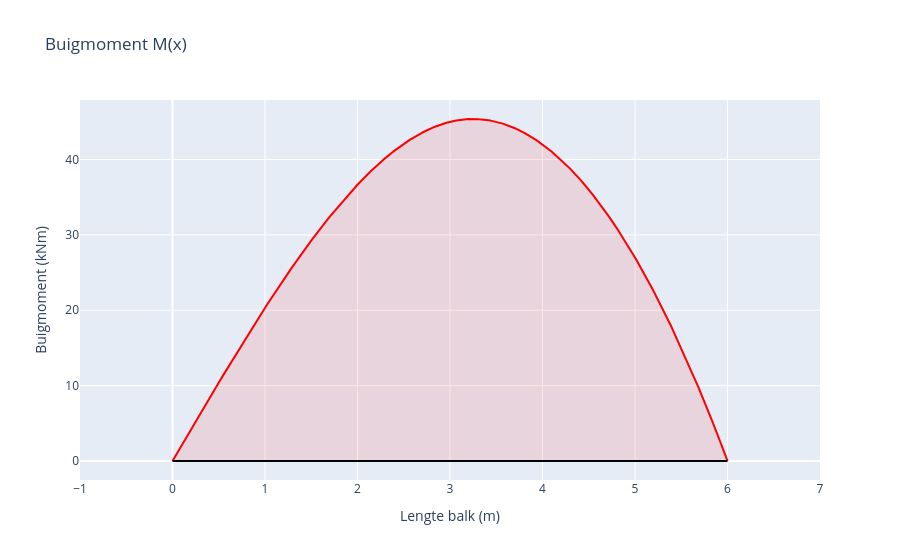

Notebook code for this chart:
### Markdown cell above
## Buigmomentgrafiek

### Code cell
layout = go.Layout(
    title="Buigmoment M(x)",
    xaxis=dict(dtick=1,title="Lengte balk (m)", range=[-1, lengteBalk+1]),
    yaxis=dict(title="Buigmoment (kNm)"),
    showlegend=False
)

line = go.Scatter(
    x=X,
    y= sum(bendingMoment),
    mode='lines',
    name='Buigmoment (kNm)',
    fill = 'tonexty',
    line_color='red',
    fillcolor='rgba(255,0,0,0.1)'
)

axis = go.Scatter(
    x= [0,lengteBalk],
    y= [0,0],
    mode='lines',
    line_color='black'
)

fig= go.Figure(data=[line, axis], layout=layout)
fig.show()

### Figure 1 — Plotly figure (JSON) as saved in the notebook; plotly's stock layout.template omitted (floating-point values rounded to 4 significant figures; data arrays with more than 128 entries replaced by an {"elided": "..."} marker saying what was removed)
{"data": [{"fill": "tonexty", "fillcolor": "rgba(255,0,0,0.1)", "line": {"color": "red"}, "mode": "lines", "name": "Buigmoment (kNm)", "type": "scatter", "x": {"elided": "10002 float values"}, "y": {"elided": "10002 float values"}}, {"line": {"color": "black"}, "mode": "lines", "type": "scatter", "x": [0, 6], "y": [0, 0]}], "layout": {"autosize": true, "showlegend": false, "title": {"text": "Buigmoment M(x)"}, "xaxis": {"dtick": 1, "range": [-1, 7], "title": {"text": "Lengte balk (m)"}, "type": "linear"}, "yaxis": {"autorange": true, "range": [-2.521, 47.9], "title": {"text": "Buigmoment (kNm)"}, "type": "linear"}}}
